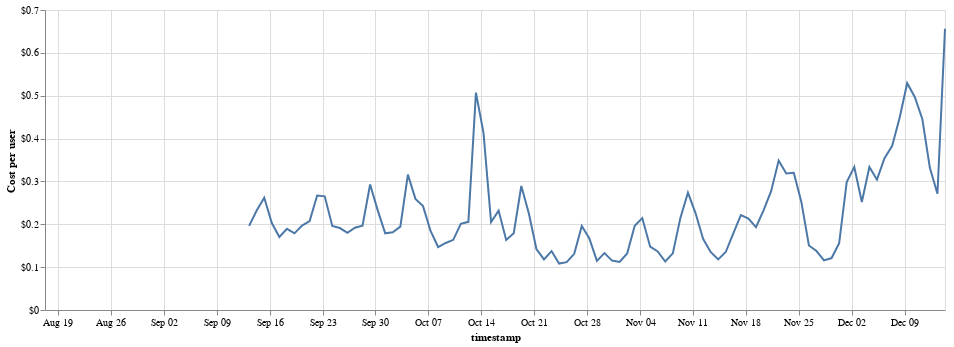

Notebook cell for this chart:
### Code cell
alt.Chart(total, width=900).mark_line().encode(
    x='timestamp',
    y=alt.Y('cost_per_user', axis=alt.Axis(format="$", title="Cost per user"))
)

### Figure 1 — Vega-Lite specification as saved in the notebook (floating-point values rounded to 4 significant figures)
{"$schema": "https://vega.github.io/schema/vega-lite/v2.6.0.json", "config": {"view": {"height": 300, "width": 400}}, "data": {"name": "data-90a64ad3b73aa028ed915e9944e92937"}, "datasets": {"data-90a64ad3b73aa028ed915e9944e92937": [{"cost": null, "cost_per_user": null, "timestamp": "2018-08-17T00:00:00-07:00", "user": 19.0}, {"cost": null, "cost_per_user": null, "timestamp": "2018-08-18T00:00:00-07:00", "user": 46.0}, {"cost": null, "cost_per_user": null, "timestamp": "2018-08-19T00:00:00-07:00", "user": 33.0}, {"cost": null, "cost_per_user": null, "timestamp": "2018-08-20T00:00:00-07:00", "user": 61.0}, {"cost": null, "cost_per_user": null, "timestamp": "2018-08-21T00:00:00-07:00", "user": 149.0}, {"cost": null, "cost_per_user": null, "timestamp": "2018-08-22T00:00:00-07:00", "user": 1194.0}, {"cost": null, "cost_per_user": null, "timestamp": "2018-08-23T00:00:00-07:00", "user": 1243.0}, {"cost": null, "cost_per_user": null, "timestamp": "2018-08-24T00:00:00-07:00", "user": 1391.0}, {"cost": null, "cost_per_user": null, "timestamp": "2018-08-25T00:00:00-07:00", "user": 988.0}, {"cost": null, "cost_per_user": null, "timestamp": "2018-08-26T00:00:00-07:00", "user": 1174.0}, {"cost": null, "cost_per_user": null, "timestamp": "2018-08-27T00:00:00-07:00", "user": 1508.0}, {"cost": null, "cost_per_user": null, "timestamp": "2018-08-28T00:00:00-07:00", "user": 1351.0}, {"cost": null, "cost_per_user": null, "timestamp": "2018-08-29T00:00:00-07:00", "user": 1598.0}, {"cost": null, "cost_per_user": null, "timestamp": "2018-08-30T00:00:00-07:00", "user": 1322.0}, {"cost": null, "cost_per_user": null, "timestamp": "2018-08-31T00:00:00-07:00", "user": 1194.0}, {"cost": null, "cost_per_user": null, "timestamp": "2018-09-01T00:00:00-07:00", "user": 793.0}, {"cost": null, "cost_per_user": null, "timestamp": "2018-09-02T00:00:00-07:00", "user": 964.0}, {"cost": null, "cost_per_user": null, "timestamp": "2018-09-03T00:00:00-07:00", "user": 1259.0}, {"cost": null, "cost_per_user": null, "timestamp": "2018-09-04T00:00:00-07:00", "user": 1495.0}, {"cost": null, "cost_per_user": null, "timestamp": "2018-09-05T00:00:00-07:00", "user": 1675.0}, {"cost": null, "cost_per_user": null, "timestamp": "2018-09-06T00:00:00-07:00", "user": 1429.0}, {"cost": null, "cost_per_user": null, "timestamp": "2018-09-07T00:00:00-07:00", "user": 1120.0}, {"cost": null, "cost_per_user": null, "timestamp": "2018-09-08T00:00:00-07:00", "user": 880.0}, {"cost": null, "cost_per_user": null, "timestamp": "2018-09-09T00:00:00-07:00", "user": 1028.0}, {"cost": null, "cost_per_user": null, "timestamp": "2018-09-10T00:00:00-07:00", "user": 1432.0}, {"cost": null, "cost_per_user": null, "timestamp": "2018-09-11T00:00:00-07:00", "user": 1502.0}, {"cost": 40.16, "cost_per_user": 0.02542, "timestamp": "2018-09-12T00:00:00-07:00", "user": 1580.0}, {"cost": null, "cost_per_user": null, "timestamp": "2018-09-12T00:00:00-07:00", "user": 1580.0}, {"cost": 264.0, "cost_per_user": 0.1963, "timestamp": "2018-09-13T00:00:00-07:00", "user": 1345.0}, {"cost": 233.4, "cost_per_user": 0.232, "timestamp": "2018-09-14T00:00:00-07:00", "user": 1006.0}, {"cost": 220.5, "cost_per_user": 0.2619, "timestamp": "2018-09-15T00:00:00-07:00", "user": 842.0}, {"cost": 221.5, "cost_per_user": 0.203, "timestamp": "2018-09-16T00:00:00-07:00", "user": 1091.0}, {"cost": 254.1, "cost_per_user": 0.1704, "timestamp": "2018-09-17T00:00:00-07:00", "user": 1491.0}, {"cost": 268.7, "cost_per_user": 0.1894, "timestamp": "2018-09-18T00:00:00-07:00", "user": 1419.0}, {"cost": 277.0, "cost_per_user": 0.1789, "timestamp": "2018-09-19T00:00:00-07:00", "user": 1549.0}, {"cost": 291.3, "cost_per_user": 0.1968, "timestamp": "2018-09-20T00:00:00-07:00", "user": 1480.0}, {"cost": 268.4, "cost_per_user": 0.2074, "timestamp": "2018-09-21T00:00:00-07:00", "user": 1294.0}, {"cost": 246.1, "cost_per_user": 0.2672, "timestamp": "2018-09-22T00:00:00-07:00", "user": 921.0}, {"cost": 244.2, "cost_per_user": 0.2651, "timestamp": "2018-09-23T00:00:00-07:00", "user": 921.0}, {"cost": 245.5, "cost_per_user": 0.196, "timestamp": "2018-09-24T00:00:00-07:00", "user": 1253.0}, {"cost": 254.9, "cost_per_user": 0.1912, "timestamp": "2018-09-25T00:00:00-07:00", "user": 1333.0}, {"cost": 277.2, "cost_per_user": 0.18, "timestamp": "2018-09-26T00:00:00-07:00", "user": 1540.0}, {"cost": 290.0, "cost_per_user": 0.1921, "timestamp": "2018-09-27T00:00:00-07:00", "user": 1510.0}, {"cost": 268.3, "cost_per_user": 0.197, "timestamp": "2018-09-28T00:00:00-07:00", "user": 1362.0}, {"cost": 262.4, "cost_per_user": 0.2928, "timestamp": "2018-09-29T00:00:00-07:00", "user": 896.0}, {"cost": 244.4, "cost_per_user": 0.233, "timestamp": "2018-09-30T00:00:00-07:00", "user": 1049.0}, {"cost": 249.0, "cost_per_user": 0.1789, "timestamp": "2018-10-01T00:00:00-07:00", "user": 1392.0}, {"cost": 243.5, "cost_per_user": 0.1814, "timestamp": "2018-10-02T00:00:00-07:00", "user": 1342.0}, {"cost": 304.9, "cost_per_user": 0.1946, "timestamp": "2018-10-03T00:00:00-07:00", "user": 1567.0}, {"cost": 453.0, "cost_per_user": 0.3159, "timestamp": "2018-10-04T00:00:00-07:00", "user": 1434.0}, {"cost": 275.0, "cost_per_user": 0.2592, "timestamp": "2018-10-05T00:00:00-07:00", "user": 1061.0}, {"cost": 181.8, "cost_per_user": 0.2424, "timestamp": "2018-10-06T00:00:00-07:00", "user": 750.0}, {"cost": 173.6, "cost_per_user": 0.1845, "timestamp": "2018-10-07T00:00:00-07:00", "user": 941.0}, {"cost": 197.1, "cost_per_user": 0.1469, "timestamp": "2018-10-08T00:00:00-07:00", "user": 1342.0}, {"cost": 212.1, "cost_per_user": 0.1564, "timestamp": "2018-10-09T00:00:00-07:00", "user": 1356.0}, {"cost": 219.8, "cost_per_user": 0.1638, "timestamp": "2018-10-10T00:00:00-07:00", "user": 1342.0}, {"cost": 203.8, "cost_per_user": 0.2012, "timestamp": "2018-10-11T00:00:00-07:00", "user": 1013.0}, {"cost": 206.1, "cost_per_user": 0.2057, "timestamp": "2018-10-12T00:00:00-07:00", "user": 1002.0}, {"cost": 202.4, "cost_per_user": 0.5073, "timestamp": "2018-10-13T00:00:00-07:00", "user": 399.0}, {"cost": 182.3, "cost_per_user": 0.4134, "timestamp": "2018-10-14T00:00:00-07:00", "user": 441.0}, {"cost": 183.3, "cost_per_user": 0.205, "timestamp": "2018-10-15T00:00:00-07:00", "user": 894.0}, {"cost": 191.6, "cost_per_user": 0.232, "timestamp": "2018-10-16T00:00:00-07:00", "user": 826.0}, {"cost": 186.1, "cost_per_user": 0.1636, "timestamp": "2018-10-17T00:00:00-07:00", "user": 1138.0}, {"cost": 185.8, "cost_per_user": 0.179, "timestamp": "2018-10-18T00:00:00-07:00", "user": 1038.0}, {"cost": 185.5, "cost_per_user": 0.2894, "timestamp": "2018-10-19T00:00:00-07:00", "user": 641.0}, {"cost": 149.5, "cost_per_user": 0.2252, "timestamp": "2018-10-20T00:00:00-07:00", "user": 664.0}, {"cost": 121.8, "cost_per_user": 0.1422, "timestamp": "2018-10-21T00:00:00-07:00", "user": 856.0}, {"cost": 142.4, "cost_per_user": 0.1182, "timestamp": "2018-10-22T00:00:00-07:00", "user": 1205.0}, {"cost": 155.9, "cost_per_user": 0.1375, "timestamp": "2018-10-23T00:00:00-07:00", "user": 1134.0}, {"cost": 156.9, "cost_per_user": 0.1083, "timestamp": "2018-10-24T00:00:00-07:00", "user": 1448.0}, {"cost": 156.4, "cost_per_user": 0.1117, "timestamp": "2018-10-25T00:00:00-07:00", "user": 1400.0}, {"cost": 155.9, "cost_per_user": 0.131, "timestamp": "2018-10-26T00:00:00-07:00", "user": 1190.0}, {"cost": 145.9, "cost_per_user": 0.1958, "timestamp": "2018-10-27T00:00:00-07:00", "user": 745.0}, {"cost": 143.6, "cost_per_user": 0.1668, "timestamp": "2018-10-28T00:00:00-07:00", "user": 861.0}, {"cost": 149.6, "cost_per_user": 0.1146, "timestamp": "2018-10-29T00:00:00-07:00", "user": 1306.0}, {"cost": 168.6, "cost_per_user": 0.1327, "timestamp": "2018-10-30T00:00:00-07:00", "user": 1270.0}, {"cost": 169.5, "cost_per_user": 0.1153, "timestamp": "2018-10-31T00:00:00-07:00", "user": 1471.0}, {"cost": 165.7, "cost_per_user": 0.1122, "timestamp": "2018-11-01T00:00:00-07:00", "user": 1476.0}, {"cost": 174.7, "cost_per_user": 0.1318, "timestamp": "2018-11-02T00:00:00-07:00", "user": 1325.0}, {"cost": 154.5, "cost_per_user": 0.1965, "timestamp": "2018-11-03T00:00:00-07:00", "user": 786.0}, {"cost": 160.2, "cost_per_user": 0.2144, "timestamp": "2018-11-04T00:00:00-07:00", "user": 747.0}, {"cost": 154.2, "cost_per_user": 0.1477, "timestamp": "2018-11-05T00:00:00-08:00", "user": 1044.0}, {"cost": 154.7, "cost_per_user": 0.1366, "timestamp": "2018-11-06T00:00:00-08:00", "user": 1133.0}, {"cost": 170.9, "cost_per_user": 0.1132, "timestamp": "2018-11-07T00:00:00-08:00", "user": 1510.0}, {"cost": 177.7, "cost_per_user": 0.1322, "timestamp": "2018-11-08T00:00:00-08:00", "user": 1344.0}, {"cost": 179.0, "cost_per_user": 0.2149, "timestamp": "2018-11-09T00:00:00-08:00", "user": 833.0}, {"cost": 179.3, "cost_per_user": 0.2737, "timestamp": "2018-11-10T00:00:00-08:00", "user": 655.0}, {"cost": 165.4, "cost_per_user": 0.2263, "timestamp": "2018-11-11T00:00:00-08:00", "user": 731.0}, {"cost": 157.6, "cost_per_user": 0.1662, "timestamp": "2018-11-12T00:00:00-08:00", "user": 948.0}, {"cost": 163.7, "cost_per_user": 0.1354, "timestamp": "2018-11-13T00:00:00-08:00", "user": 1209.0}, {"cost": 183.7, "cost_per_user": 0.1179, "timestamp": "2018-11-14T00:00:00-08:00", "user": 1558.0}, {"cost": 195.3, "cost_per_user": 0.1352, "timestamp": "2018-11-15T00:00:00-08:00", "user": 1444.0}, {"cost": 188.5, "cost_per_user": 0.1787, "timestamp": "2018-11-16T00:00:00-08:00", "user": 1055.0}, {"cost": 180.4, "cost_per_user": 0.2214, "timestamp": "2018-11-17T00:00:00-08:00", "user": 815.0}, {"cost": 170.6, "cost_per_user": 0.2132, "timestamp": "2018-11-18T00:00:00-08:00", "user": 800.0}, {"cost": 169.1, "cost_per_user": 0.1935, "timestamp": "2018-11-19T00:00:00-08:00", "user": 874.0}, {"cost": 168.5, "cost_per_user": 0.2324, "timestamp": "2018-11-20T00:00:00-08:00", "user": 725.0}, {"cost": 168.1, "cost_per_user": 0.2773, "timestamp": "2018-11-21T00:00:00-08:00", "user": 606.0}, {"cost": 167.4, "cost_per_user": 0.3488, "timestamp": "2018-11-22T00:00:00-08:00", "user": 480.0}, {"cost": 168.1, "cost_per_user": 0.3184, "timestamp": "2018-11-23T00:00:00-08:00", "user": 528.0}, {"cost": 167.7, "cost_per_user": 0.32, "timestamp": "2018-11-24T00:00:00-08:00", "user": 524.0}, {"cost": 168.4, "cost_per_user": 0.2522, "timestamp": "2018-11-25T00:00:00-08:00", "user": 668.0}, {"cost": 172.0, "cost_per_user": 0.1505, "timestamp": "2018-11-26T00:00:00-08:00", "user": 1143.0}, {"cost": 171.2, "cost_per_user": 0.1375, "timestamp": "2018-11-27T00:00:00-08:00", "user": 1245.0}, {"cost": 170.2, "cost_per_user": 0.1158, "timestamp": "2018-11-28T00:00:00-08:00", "user": 1470.0}, {"cost": 171.2, "cost_per_user": 0.1212, "timestamp": "2018-11-29T00:00:00-08:00", "user": 1413.0}, {"cost": 170.1, "cost_per_user": 0.1558, "timestamp": "2018-11-30T00:00:00-08:00", "user": 1092.0}, {"cost": 162.9, "cost_per_user": 0.2983, "timestamp": "2018-12-01T00:00:00-08:00", "user": 546.0}, {"cost": 164.6, "cost_per_user": 0.3339, "timestamp": "2018-12-02T00:00:00-08:00", "user": 493.0}, {"cost": 164.5, "cost_per_user": 0.2519, "timestamp": "2018-12-03T00:00:00-08:00", "user": 653.0}, {"cost": 164.5, "cost_per_user": 0.3337, "timestamp": "2018-12-04T00:00:00-08:00", "user": 493.0}, {"cost": 165.2, "cost_per_user": 0.3041, "timestamp": "2018-12-05T00:00:00-08:00", "user": 543.0}, {"cost": 165.0, "cost_per_user": 0.3542, "timestamp": "2018-12-06T00:00:00-08:00", "user": 466.0}, {"cost": 164.4, "cost_per_user": 0.3823, "timestamp": "2018-12-07T00:00:00-08:00", "user": 430.0}, {"cost": 164.6, "cost_per_user": 0.4484, "timestamp": "2018-12-08T00:00:00-08:00", "user": 367.0}, {"cost": 164.6, "cost_per_user": 0.5293, "timestamp": "2018-12-09T00:00:00-08:00", "user": 311.0}, {"cost": 164.5, "cost_per_user": 0.497, "timestamp": "2018-12-10T00:00:00-08:00", "user": 331.0}, {"cost": 164.9, "cost_per_user": 0.4456, "timestamp": "2018-12-11T00:00:00-08:00", "user": 370.0}, {"cost": 164.3, "cost_per_user": 0.3318, "timestamp": "2018-12-12T00:00:00-08:00", "user": 495.0}, {"cost": 164.6, "cost_per_user": 0.2711, "timestamp": "2018-12-13T00:00:00-08:00", "user": 607.0}, {"cost": 162.1, "cost_per_user": 0.6563, "timestamp": "2018-12-14T00:00:00-08:00", "user": 247.0}, {"cost": null, "cost_per_user": null, "timestamp": "", "user": null}, {"cost": null, "cost_per_user": null, "timestamp": "", "user": null}]}, "encoding": {"x": {"field": "timestamp", "type": "temporal"}, "y": {"axis": {"format": "$", "title": "Cost per user"}, "field": "cost_per_user", "type": "quantitative"}}, "mark": "line", "width": 900}
